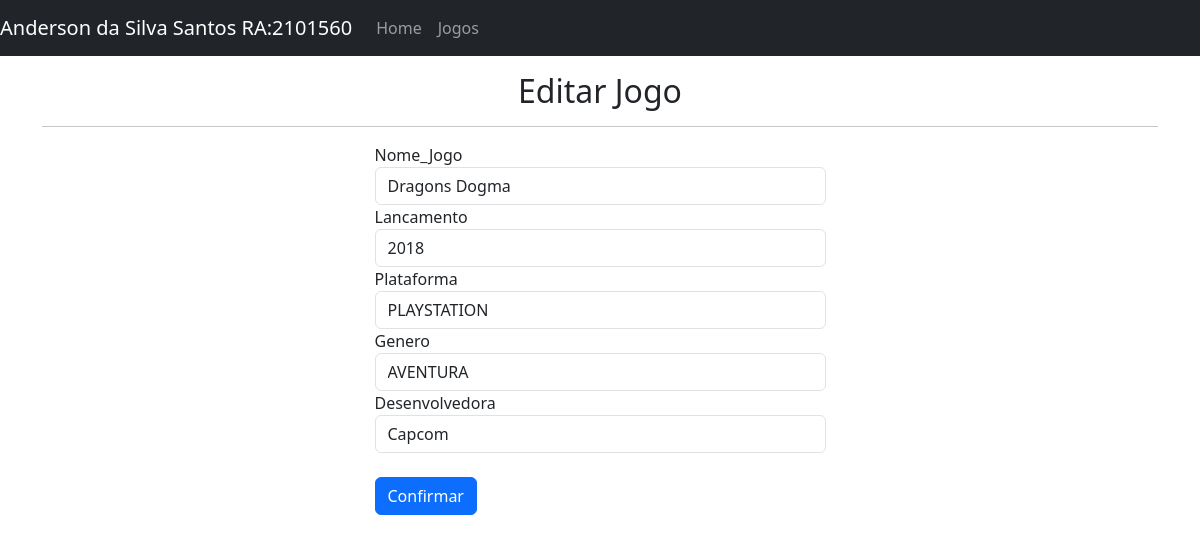
Before: /edit_game/1 with the older database file.
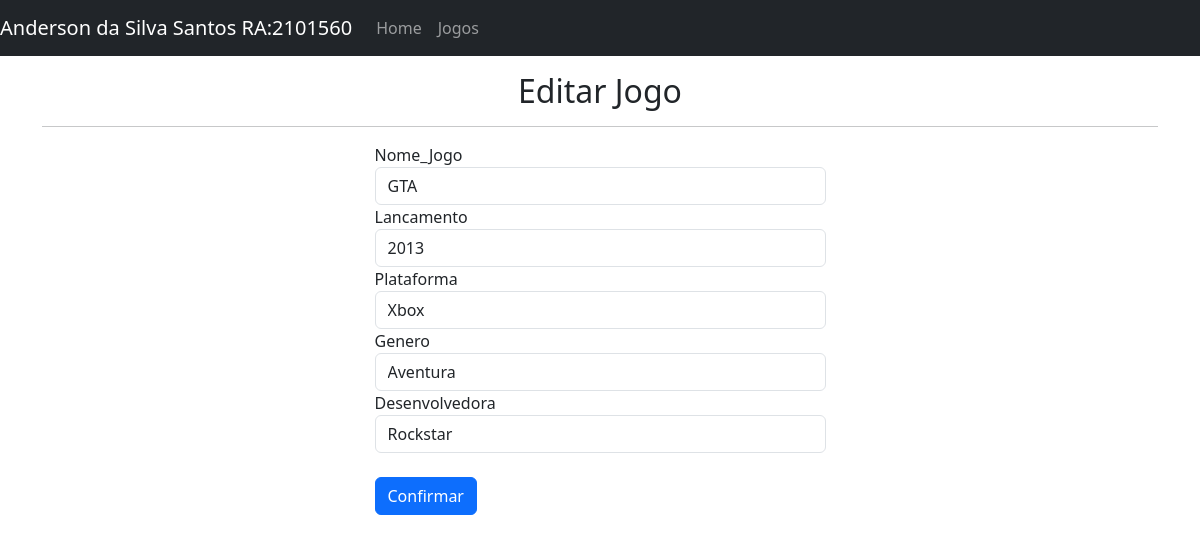
After: the same page with the newer database file.
### tables this page shows
CREATE TABLE registro_jogo (
    ID INTEGER PRIMARY KEY AUTOINCREMENT,
    NOME_JOGO TEXT,
    LANCAMENTO TEXT,
    PLATAFORMA TEXT,
    GENERO TEXT,
    DESENVOLVEDORA TEXT
);

### jogos.py (the view, shortened to what this page needs)
@app.route("/edit_game/<string:id>", methods=["POST","GET"])
def edit_game(id):
    con = sql.connect ('registro_jogo.db')
    con.row_factory=sql.Row
    cur = con.cursor()
    cur.execute("select * from registro_jogo where ID=?", (id))
    data=cur.fetchone()
    return render_template("edit_game.html", datas=data)

### templates/edit_game.html (shortened to what this page needs)
{% extends 'layout.html' %}
{% block body %}
<h2 style="text-align: center;">Editar Jogo</h2>
    <hr>
<div class="row">
    <div class="col-5 mx-auto">
        <form method="post" action="{{url_for('edit_game', id=datas.ID)}}">
            <div class="form-group">
                <label>Nome_Jogo</label>
                <input type="text" name="nome_jogo" required class="form-control" value="{{datas.NOME_JOGO}}">
            </div>
            <div class="form-group">
                <label>Lancamento</label>
                <input type="text" name="lancamento" required class="form-control" value="{{datas.LANCAMENTO}}">
            </div>
            <div class="form-group">
                <label>Plataforma</label>
                <input type="text" name="plataforma" required class="form-control" value="{{datas.PLATAFORMA}}">
            </div>
            <div class="form-group">
                <label>Genero</label>
                <input type="text" name="genero" required class="form-control" value="{{datas.GENERO}}">
            </div>
            <div class="form-group">
                <label>Desenvolvedora</label>
                <input type="text" name="desenvolvedora" required class="form-control" value="{{datas.DESENVOLVEDORA}}">
            </div>
            <input type="submit" value="Confirmar" class="btn btn-primary">
        </form>
    </div>
</div>
{% endblock %}

Changed rows visible on the page:
changed registro_jogo: nome_jogo "Dragons Dogma" → "GTA"; lancamento "2018" → "2013"; plataforma "PLAYSTATION" → "Xbox"; genero "AVENTURA" → "Aventura"; desenvolvedora "Capcom" → "Rockstar"
